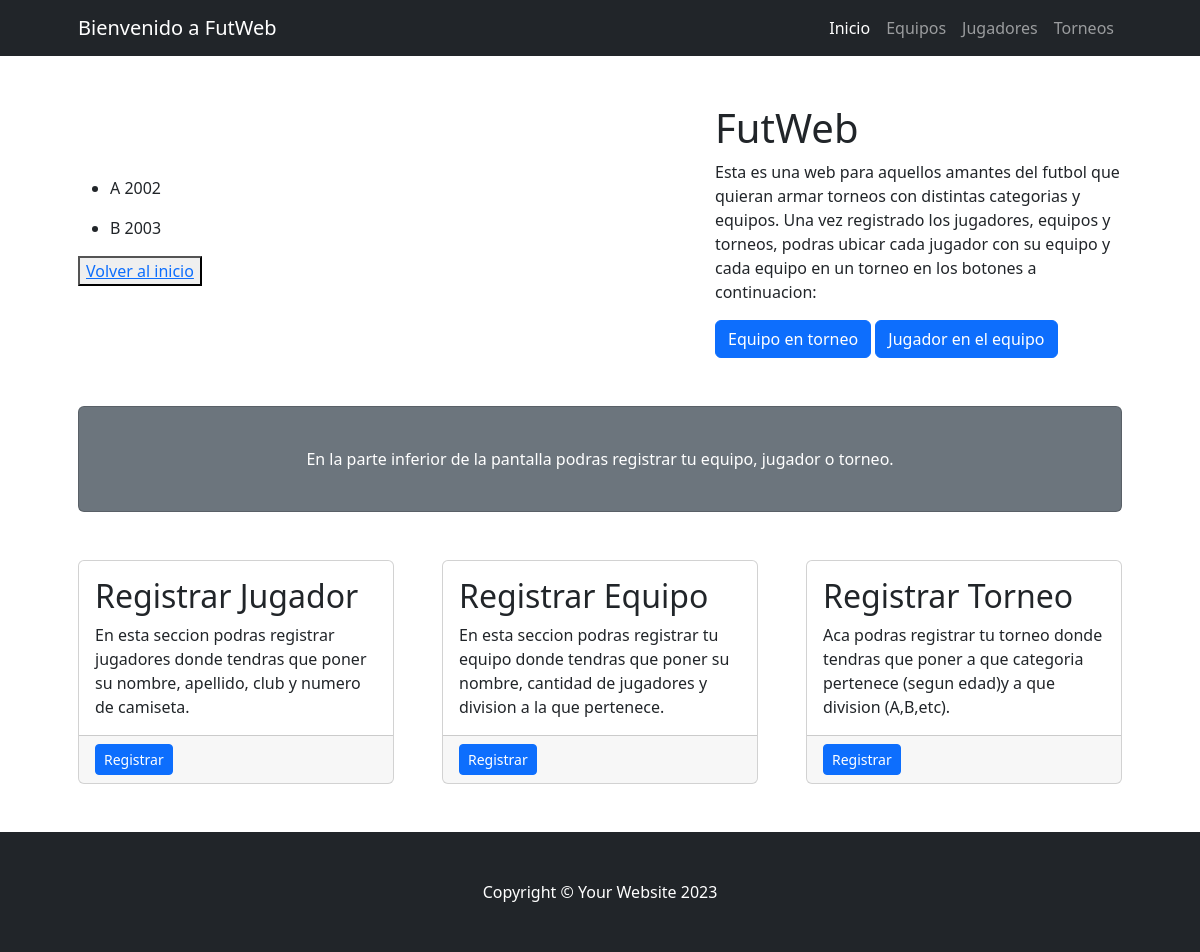
/Torneo/list, run on an earlier commit of the app's database.
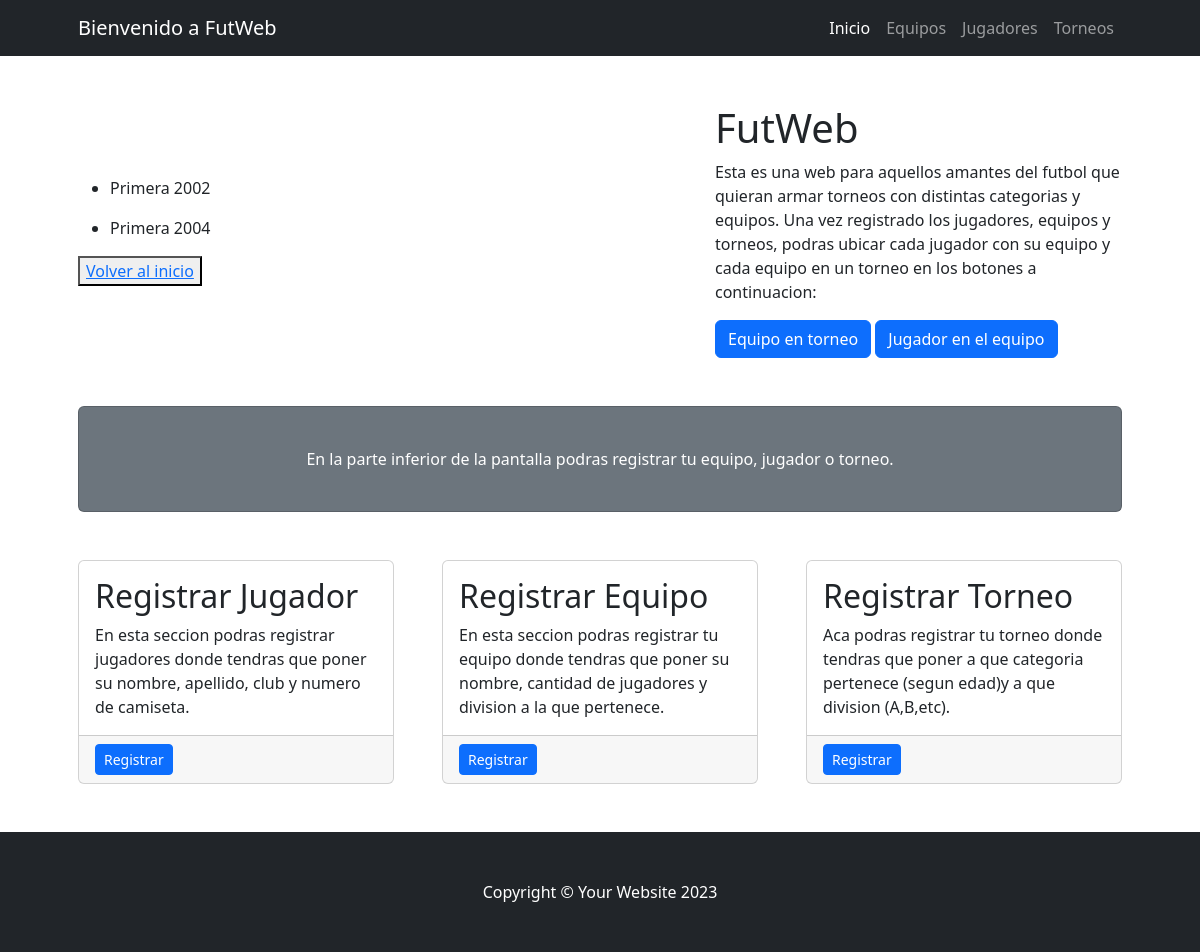
And on a later commit of the database.
### Coder/models.py (models this page shows, shortened)
class Torneo(models.Model):
    division = models.CharField(max_length=100)
    categoria = models.CharField(max_length=100)

### Coder/views.py (the view)
# urls.py: path("Torneo/list", views.torneo_list, name="torneo_list"),
def torneo_list(request):
    consulta =  models.Torneo.objects.all()
    contexto = {"Torneo": consulta}
    return render(request, "Coder/torneo_list.html", contexto)

### Coder/templates/Coder/torneo_list.html
{% extends 'Coder/base.html' %}
{% block contenido %}
    {% for torneo in Torneo %}
     <ul>
        <li>
            {{torneo.division}}
            {{torneo.categoria}}
        </li>
     </ul>
    {% endfor %}<button><a href="{% url 'index' %}">Volver al inicio</a></button>
{% endblock contenido %}

### Coder/templates/Coder/base.html (shortened to what this page needs)
{% load static %}
<!DOCTYPE html>
<html lang="es">
    <head>
        <link href="{% static 'Coder/css/styles.css' %}" rel="stylesheet" />
    </head>
    <body>
        <nav class="navbar navbar-expand-lg navbar-dark bg-dark">
            <div class="container px-5">
                <a class="navbar-brand" href="#!">Bienvenido a FutWeb</a>
                <div class="collapse navbar-collapse" id="navbarSupportedContent">
                    <ul class="navbar-nav ms-auto mb-2 mb-lg-0">
                        <li class="nav-item"><a class="nav-link active" aria-current="page" href="{% url 'index' %}">Inicio</a></li>
                        <li class="nav-item"><a class="nav-link" href="{% url 'equipo_list' %}">Equipos</a></li>
                        <li class="nav-item"><a class="nav-link" href="{% url 'jugador_list' %}">Jugadores</a></li>
                        <li class="nav-item"><a class="nav-link" href="{% url 'torneo_list' %}">Torneos</a></li>
                    </ul>
                </div>
            </div>
        </nav>
        <div class="container px-4 px-lg-5">
            <div class="row gx-4 gx-lg-5 align-items-center my-5">
                <div class="col-lg-7"> {% block contenido %} {% endblock contenido %} </div>
                <div class="col-lg-5">
                    <h1 class="font-weight-light">FutWeb</h1>
                    <p>Esta es una web para aquellos amantes del futbol que quieran armar torneos con distintas categorias y equipos. Una vez registrado los jugadores, equipos y torneos, podras ubicar cada jugador con su equipo y cada equipo en un torneo en los botones a continuacion:</p>
                    <a class="btn btn-primary" href="{% url 'equipoportorneo_form' %}">Equipo en torneo</a>   <a class="btn btn-primary" href="{% url 'jugadorporequipo_form' %}">Jugador en el equipo</a>
                </div>
            </div>
            <div class="card text-white bg-secondary my-5 py-4 text-center">
                <div class="card-body"><p class="text-white m-0">En la parte inferior de la pantalla podras registrar tu equipo, jugador o torneo.</p></div>
            </div>
            <div class="row gx-4 gx-lg-5">
                <div class="col-md-4 mb-5">
                    <div class="card h-100">
                        <div class="card-body">
                            <h2 class="card-title">Registrar Jugador</h2>
                            <p class="card-text">En esta seccion podras registrar jugadores donde tendras que poner su nombre, apellido, club y numero de camiseta.</p>
                        </div>
                        <div class="card-footer"><a class="btn btn-primary btn-sm" href="{% url 'jugador_form' %}">Registrar</a></div>
                    </div>
                </div>
                <div class="col-md-4 mb-5">
                    <div class="card h-100">
                        <div class="card-body">
                            <h2 class="card-title">Registrar Equipo</h2>
                            <p class="card-text">En esta seccion podras registrar tu equipo donde tendras que poner su nombre, cantidad de jugadores y division a la que pertenece.</p>
                        </div>
                        <div class="card-footer"><a class="btn btn-primary btn-sm" href="{% url 'equipo_form' %}">Registrar</a></div>
                    </div>
                </div>
                <div class="col-md-4 mb-5">
                    <div class="card h-100">
                        <div class="card-body">
                            <h2 class="card-title">Registrar Torneo</h2>
                            <p class="card-text">Aca podras registrar tu torneo donde tendras que poner a que categoria pertenece (segun edad)y a que division (A,B,etc).</p>
                        </div>
                        <div class="card-footer"><a class="btn btn-primary btn-sm" href="{% url 'torneo_form' %}">Registrar</a></div>
                    </div>
                </div>
            </div>
        </div>
        <footer class="py-5 bg-dark">
            <div class="container px-4 px-lg-5"><p class="m-0 text-center text-white">Copyright &copy; Your Website 2023</p></div>
        </footer>
    </body>
</html>

What changed in the data, as far as the page shows it:
removed Torneo: division "A", categoria "2002"
removed Torneo: division "B", categoria "2003"
added Torneo: division "Primera", categoria "2002"
added Torneo: division "Primera", categoria "2004"
